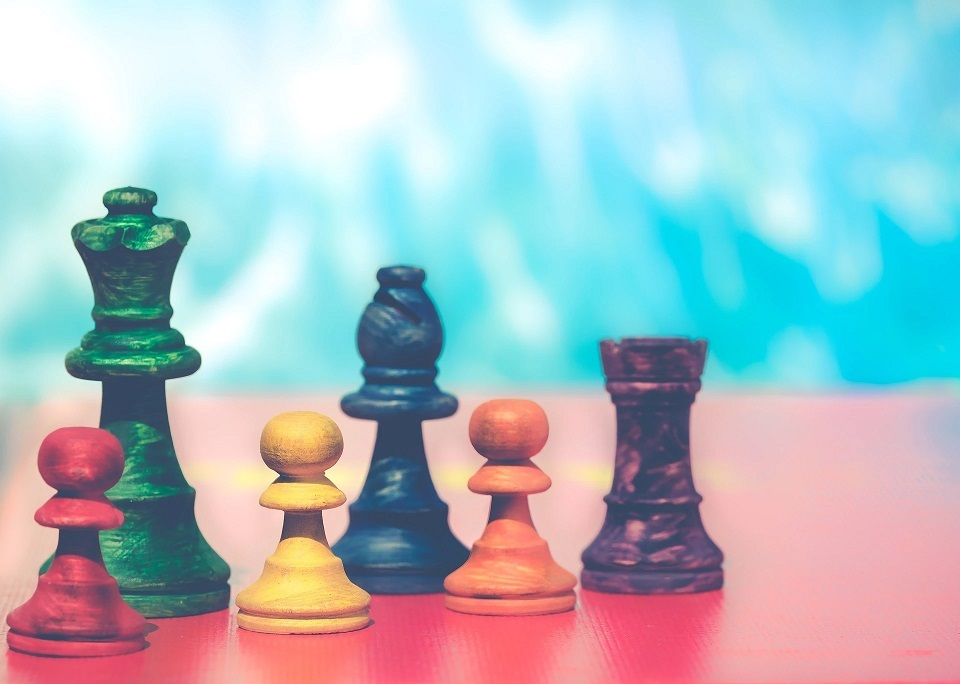
#> input picture images/pawn.jpg, 960 x 684 px
$ python 11.image_target_cvtColor.py
#> lines starting #> are read from the running program, lines starting #| are printed output that depends on the picture; after the words box and inside, x2 and y2 are one past the last pixel; in counts of white or black regions, pixels touching at a corner belong together
import cv2
import cv2
from cv2 import COLOR_GRAY2BGR
#3채널 칼러
img_src=cv2.imread('images/pawn.jpg',cv2.IMREAD_COLOR)
#> img_src is the input picture: shape (684, 960, 3); mean B, G, R 194.9, 188.3, 169.1
#1채널 그레이
img_gray=cv2.cvtColor(img_src,cv2.COLOR_BGR2GRAY)
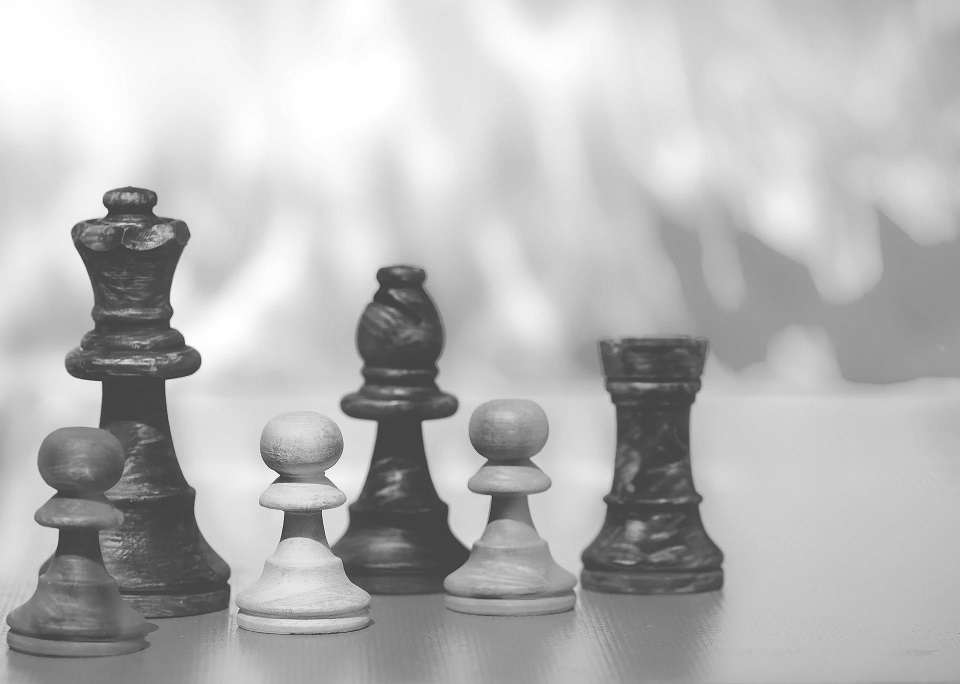
#> img_gray: shape (684, 960); min 36, max 255, mean 183.3
#3채널 그레이로 변환
img_gray_bgr= cv2.cvtColor(img_gray,COLOR_GRAY2BGR)

img_dst = img_src.copy()
h1=185; h2=620
w1=35; w2=230
img_dst[h1:h2,w1:w2,:]=img_gray_bgr[h1:h2,w1:w2,:]
img_dst[255:610,325:482,:]=img_gray_bgr[255:610,325:482,:]
img_dst[325:600,582:730:]=img_gray_bgr[325:600,582:730,:]
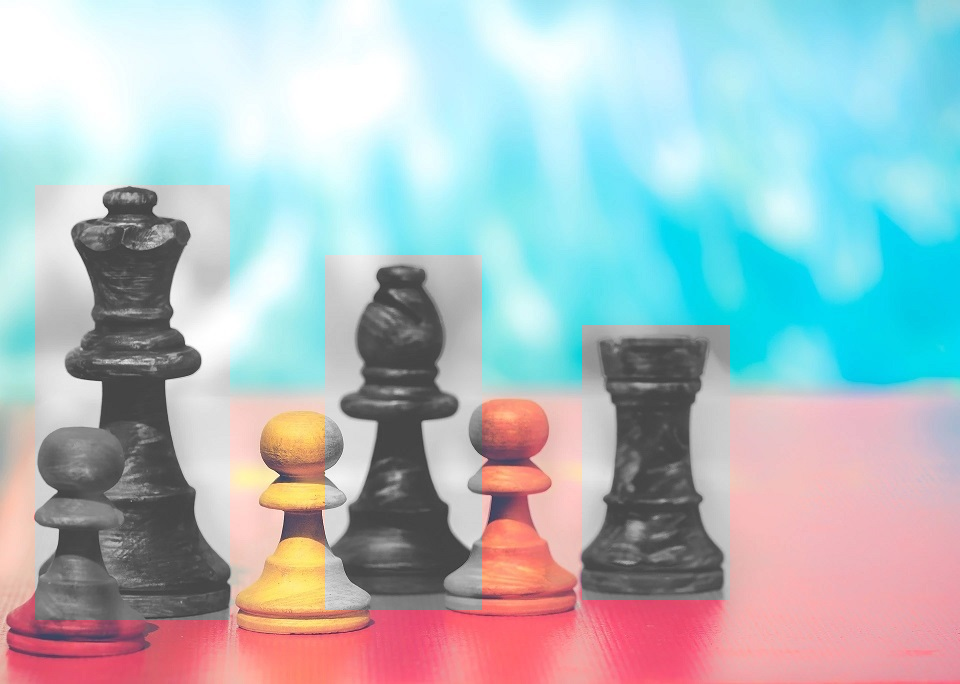
#> img_dst: shape (684, 960, 3); mean B, G, R 191.8, 187.4, 172
cv2.imshow('src',img_src)
cv2.imshow('gray',img_gray)
cv2.imshow('dst',img_dst)

cv2.waitKey()
cv2.destroyAllWindows()

$ run again, with images/banana.jpg copied over images/pawn.jpg
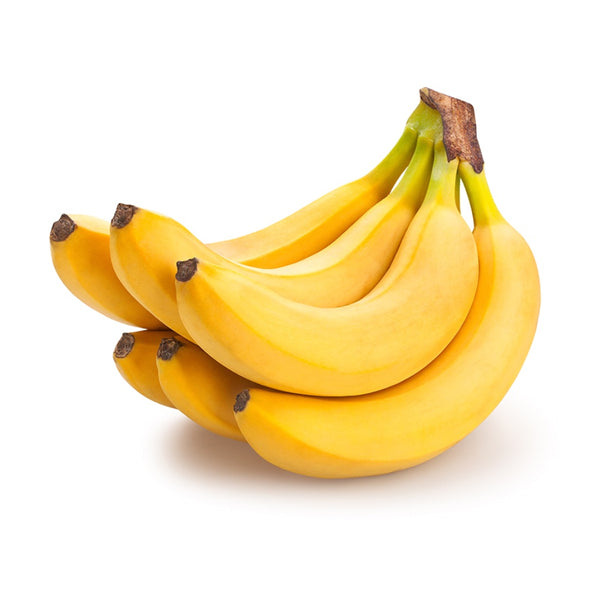
#> input picture images/banana.jpg, 600 x 600 px
#> img_src is the input picture: shape (600, 600, 3); mean B, G, R 193.6, 230.8, 247.1
#> `img_gray=cv2.cvtColor(img_src,cv2.COLOR_BGR2GRAY)`:
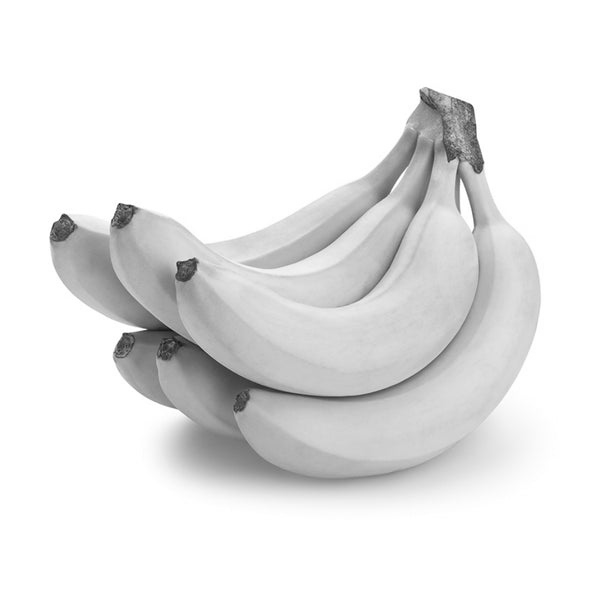
#> img_gray: shape (600, 600); min 13, max 255, mean 231.5
#> `img_dst[255:610,325:482,:]=img_gray_bgr[255:610,325:482,:]`:
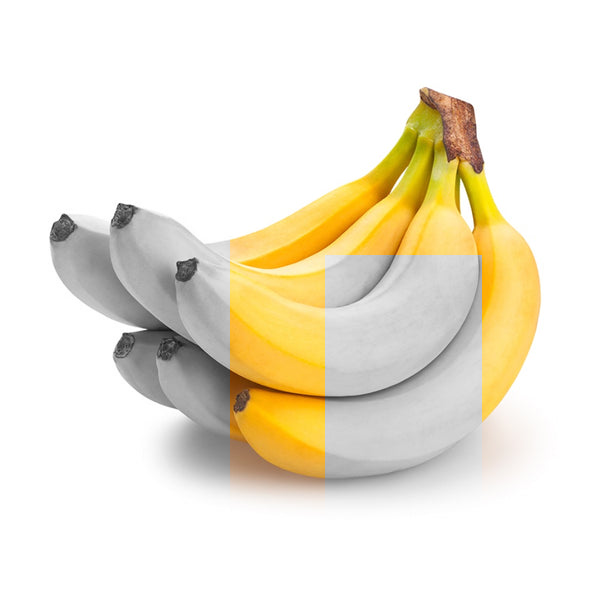
#> img_dst: shape (600, 600, 3); mean B, G, R 214.4, 231.4, 238

$ run again, with images/boat_color.jpg copied over images/pawn.jpg
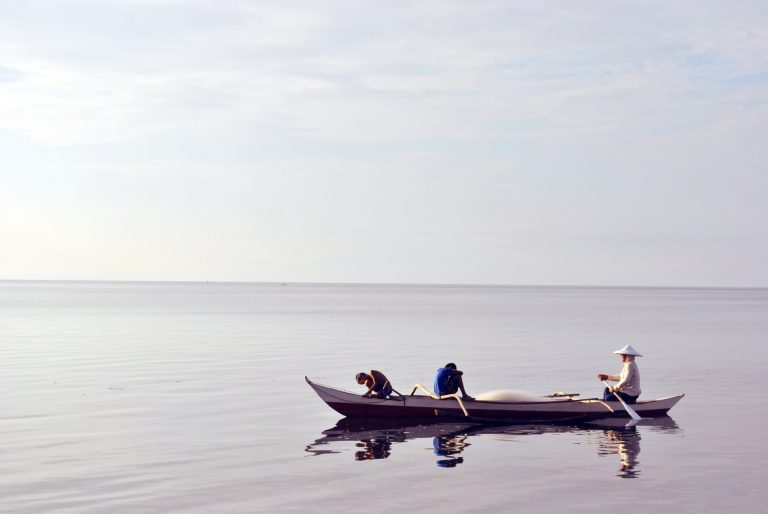
#> input picture images/boat_color.jpg, 768 x 514 px
#> img_src is the input picture: shape (514, 768, 3); mean B, G, R 212.4, 207, 208.2
#> `img_dst[255:610,325:482,:]=img_gray_bgr[255:610,325:482,:]`:
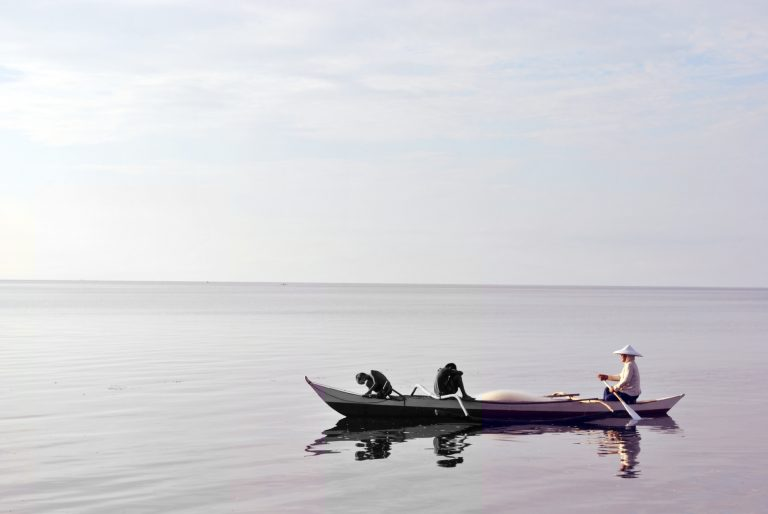
#> img_dst: shape (514, 768, 3); mean B, G, R 212, 207.3, 207.7
